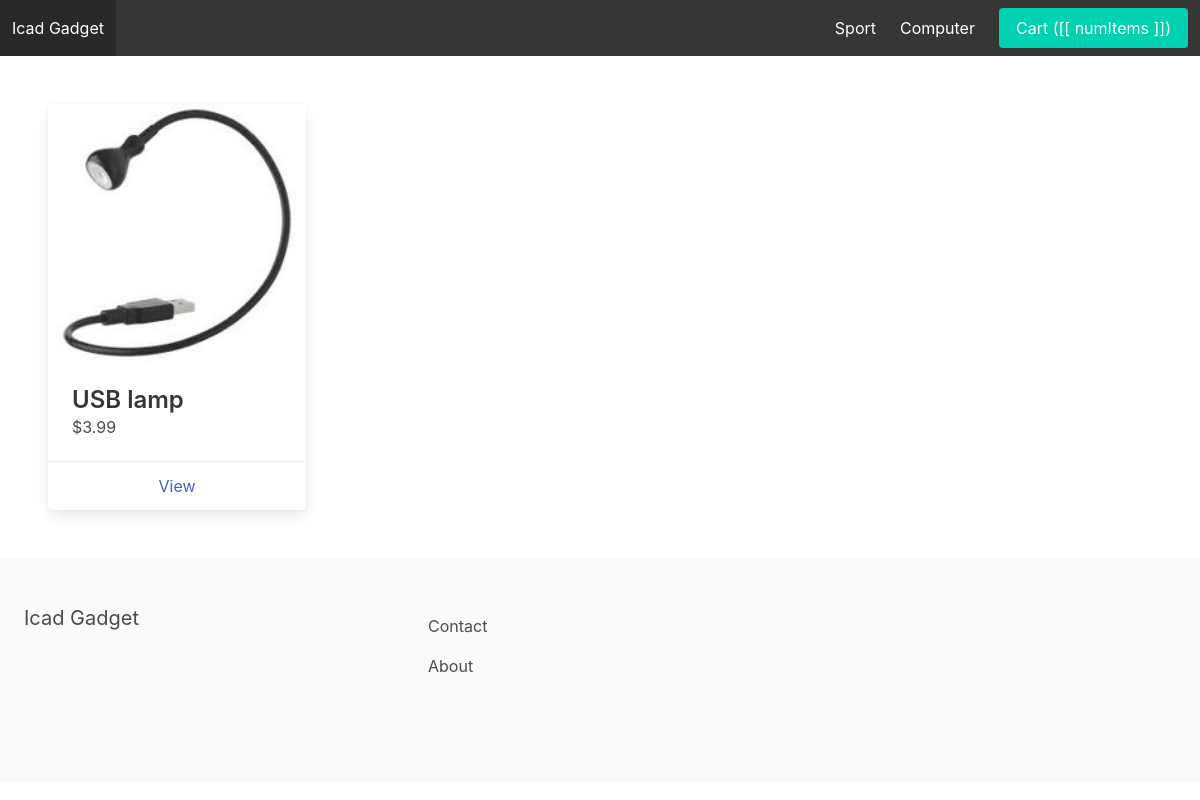
The app's page /, older data.
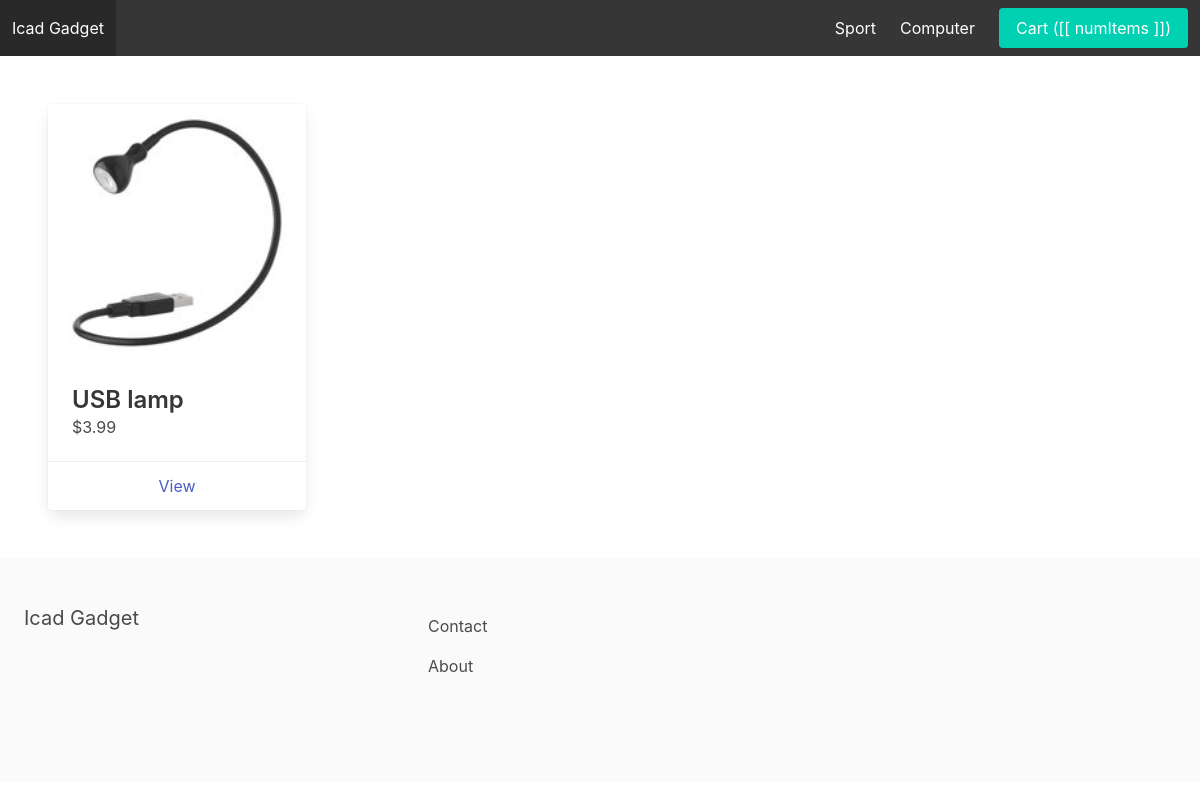
The same page, newer data.
### apps/store/models.py (models this page shows, shortened)
class Product(models.Model):
    category = models.ForeignKey(Category, related_name='products', on_delete=models.CASCADE)
    title = models.CharField(max_length=255)
    slug = models.SlugField(max_length=255)
    description = models.TextField(blank=True, null=True)
    price = models.FloatField()
    is_featured = models.BooleanField(default=False)
    image = models.ImageField(upload_to='uploads/', blank=True, null=True)
    thumbnail = models.ImageField(upload_to='uploads/', blank=True, null=True)
    date_added = models.DateTimeField(auto_now_add=True)
    class Meta:
        ordering = ('-date_added',)

### apps/core/views.py (the view)
# urls.py: path('', frontpage, name='frontpage'),
def frontpage(request):
    products = Product.objects.filter(is_featured = True)
    context = {
        'products': products
    }
    return render(request, 'frontpage.html', context)

### apps/cart/cart.py (called while the page is built, shortened)
    def __iter__(self):
        product_ids = list(self.cart.keys())
        products = Product.objects.filter(id__in=product_ids)
        product_map = {str(p.id): p for p in products}

    def get_total_length(self):
        return sum(int(item['quantity']) for item in self.cart.values())

    def get_total_cost(self):
        return sum(item['total_price'] for item in self)

### apps/cart/context_processors.py (called while the page is built)
def cart(request):
    return {'cart': Cart(request)}

### apps/store/context_processors.py (called while the page is built)
def menu_categories(request):
    categories = Category.objects.all()
    return {'menu_categories': categories}

### apps/core/templates/frontpage.html (shortened to what this page needs)
{% extends 'base.html' %}
{% block content %}
    <div class="columns is-multiline">
        {% for product in products %}
            <div class="column is-3">
                <div class="card">
                    <div class="card-image">
                        <figure class="image">
                            <img src="{{ product.thumbnail.url }}">
                        </figure>
                    </div>
                    <div class="card-content">
                        <div class="media">
                            <div class="media-content">
                                <p class="title is-4">{{ product.title }}</p>
                                <p class="subtitle is-6">${{ product.price }}</p>
                            </div>
                        </div>
                    </div>
                    <footer class="card-footer">
                        <a href="{% url 'product_detail' product.category.slug product.slug %}" class="card-footer-item">View</a>
                    </footer>
                </div>
            </div>
        {% endfor %}
    </div>
{% endblock %}

Row changes from the older to the newer data that the page shows:
changed Product "USB lamp": thumbnail: a different picture
